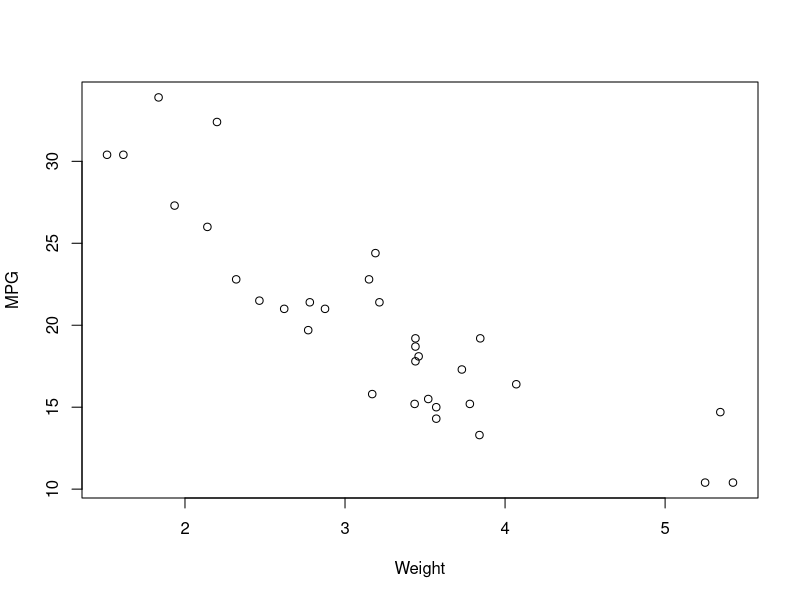
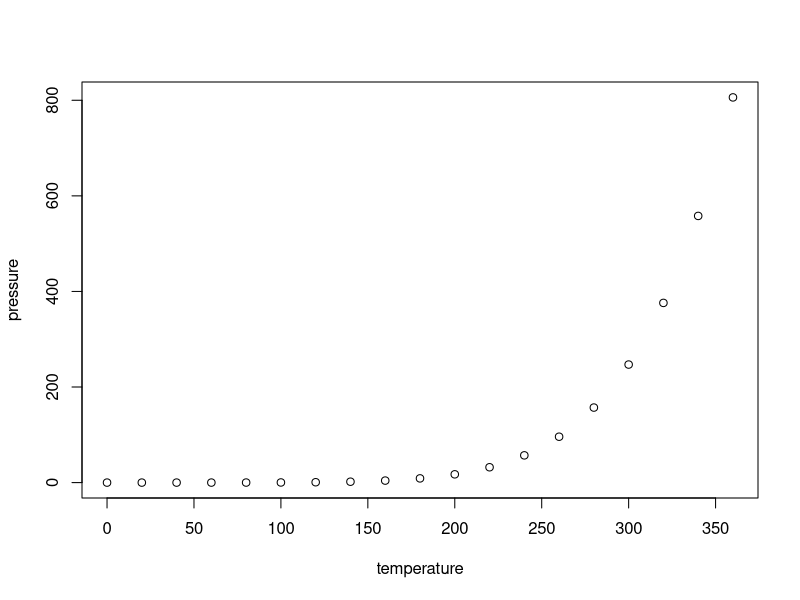

These figures' R source, in order:
## ---- chunk 1
knitr::opts_chunk$set(echo = FALSE)
## ---- chunk 2
plot(mtcars$wt, mtcars$mpg, xlab = "Weight", ylab = "MPG")
## ---- chunk 3
summary(cars)
## ---- chunk 4
plot(pressure)
